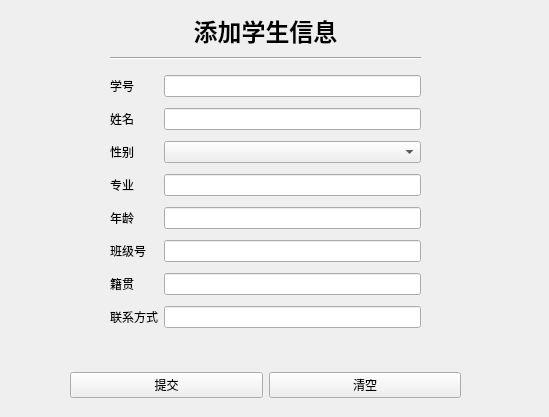
<?xml version="1.0" encoding="UTF-8"?>
<ui version="4.0">
 <class>addStuInfo</class>
 <widget class="QWidget" name="addStuInfo">
  <property name="geometry">
   <rect>
    <x>0</x>
    <y>0</y>
    <width>549</width>
    <height>417</height>
   </rect>
  </property>
  <property name="windowTitle">
   <string>Form</string>
  </property>
  <widget class="QLabel" name="label_8">
   <property name="geometry">
    <rect>
     <x>110</x>
     <y>10</y>
     <width>311</width>
     <height>41</height>
    </rect>
   </property>
   <property name="text">
    <string>&lt;h1&gt;添加学生信息&lt;/h1&gt;</string>
   </property>
   <property name="alignment">
    <set>Qt::AlignCenter</set>
   </property>
  </widget>
  <widget class="Line" name="line">
   <property name="geometry">
    <rect>
     <x>110</x>
     <y>50</y>
     <width>311</width>
     <height>16</height>
    </rect>
   </property>
   <property name="orientation">
    <enum>Qt::Horizontal</enum>
   </property>
  </widget>
  <widget class="QWidget" name="layoutWidget">
   <property name="geometry">
    <rect>
     <x>70</x>
     <y>370</y>
     <width>391</width>
     <height>30</height>
    </rect>
   </property>
   <layout class="QGridLayout" name="gridLayout_2">
    <item row="0" column="0">
     <widget class="QPushButton" name="submit_button">
      <property name="text">
       <string>提交</string>
      </property>
     </widget>
    </item>
    <item row="0" column="1">
     <widget class="QPushButton" name="clear_button">
      <property name="text">
       <string>清空</string>
      </property>
     </widget>
    </item>
   </layout>
  </widget>
  <widget class="QWidget" name="layoutWidget">
   <property name="geometry">
    <rect>
     <x>110</x>
     <y>70</y>
     <width>311</width>
     <height>271</height>
    </rect>
   </property>
   <layout class="QGridLayout" name="gridLayout">
    <item row="0" column="0">
     <widget class="QLabel" name="label">
      <property name="text">
       <string>学号</string>
      </property>
     </widget>
    </item>
    <item row="0" column="1">
     <widget class="QLineEdit" name="sNo_lineEdit"/>
    </item>
    <item row="1" column="0">
     <widget class="QLabel" name="label_2">
      <property name="text">
       <string>姓名</string>
      </property>
     </widget>
    </item>
    <item row="1" column="1">
     <widget class="QLineEdit" name="sName_lineEdit"/>
    </item>
    <item row="2" column="0">
     <widget class="QLabel" name="label_3">
      <property name="text">
       <string>性别</string>
      </property>
     </widget>
    </item>
    <item row="2" column="1">
     <widget class="QComboBox" name="sexBox"/>
    </item>
    <item row="3" column="0">
     <widget class="QLabel" name="label_9">
      <property name="text">
       <string>专业</string>
      </property>
     </widget>
    </item>
    <item row="3" column="1">
     <widget class="QLineEdit" name="major_lineEdit"/>
    </item>
    <item row="4" column="0">
     <widget class="QLabel" name="label_4">
      <property name="text">
       <string>年龄</string>
      </property>
     </widget>
    </item>
    <item row="4" column="1">
     <widget class="QLineEdit" name="age_lineEdit"/>
    </item>
    <item row="5" column="0">
     <widget class="QLabel" name="label_5">
      <property name="text">
       <string>班级号</string>
      </property>
     </widget>
    </item>
    <item row="5" column="1">
     <widget class="QLineEdit" name="classId_lineEdit"/>
    </item>
    <item row="6" column="0">
     <widget class="QLabel" name="label_6">
      <property name="text">
       <string>籍贯</string>
      </property>
     </widget>
    </item>
    <item row="6" column="1">
     <widget class="QLineEdit" name="address_lineEdit"/>
    </item>
    <item row="7" column="0">
     <widget class="QLabel" name="label_7">
      <property name="text">
       <string>联系方式</string>
      </property>
     </widget>
    </item>
    <item row="7" column="1">
     <widget class="QLineEdit" name="phonenum_lineEdit"/>
    </item>
   </layout>
  </widget>
 </widget>
 <resources/>
 <connections/>
</ui>
